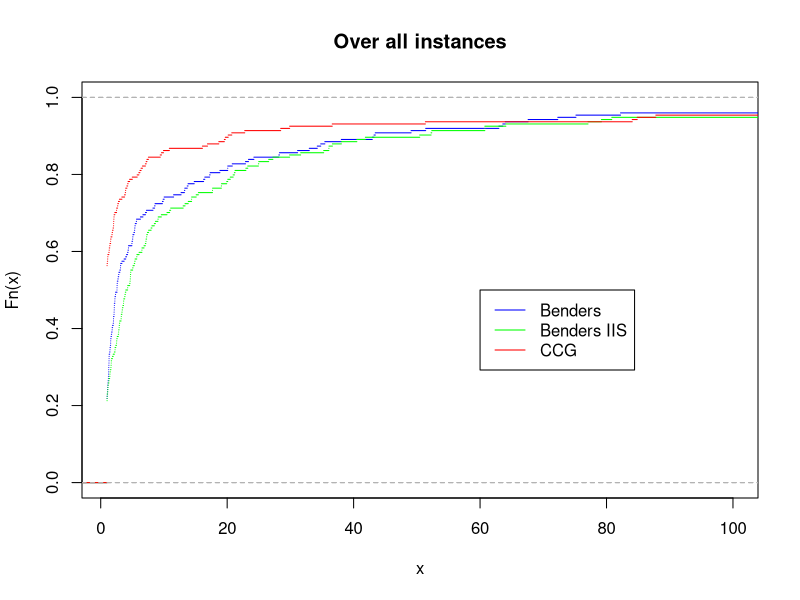
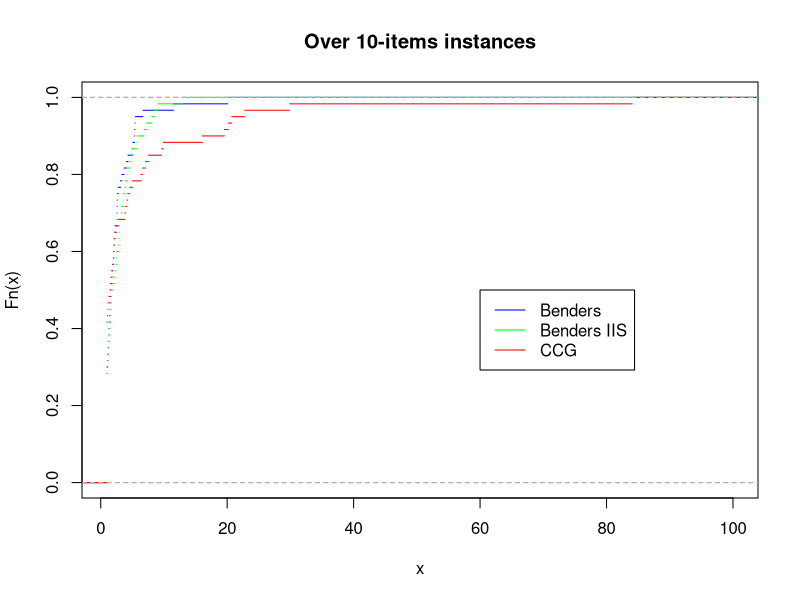
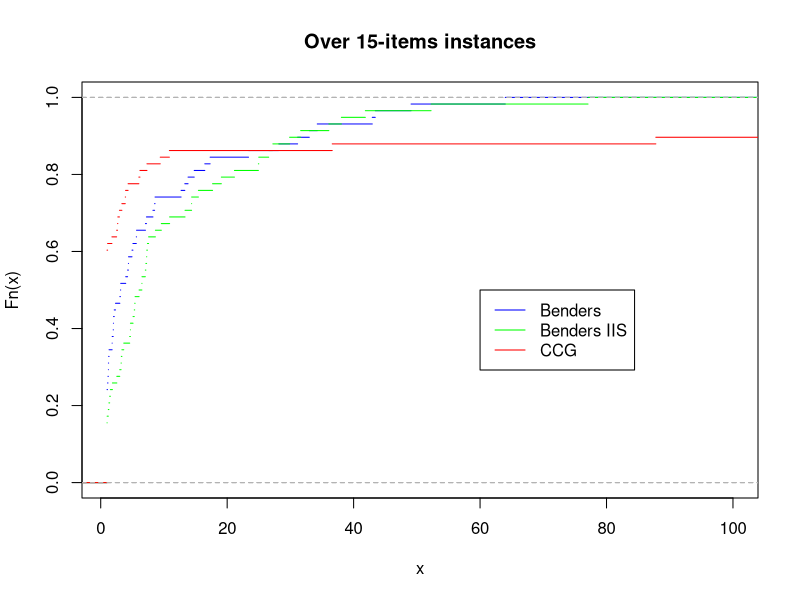
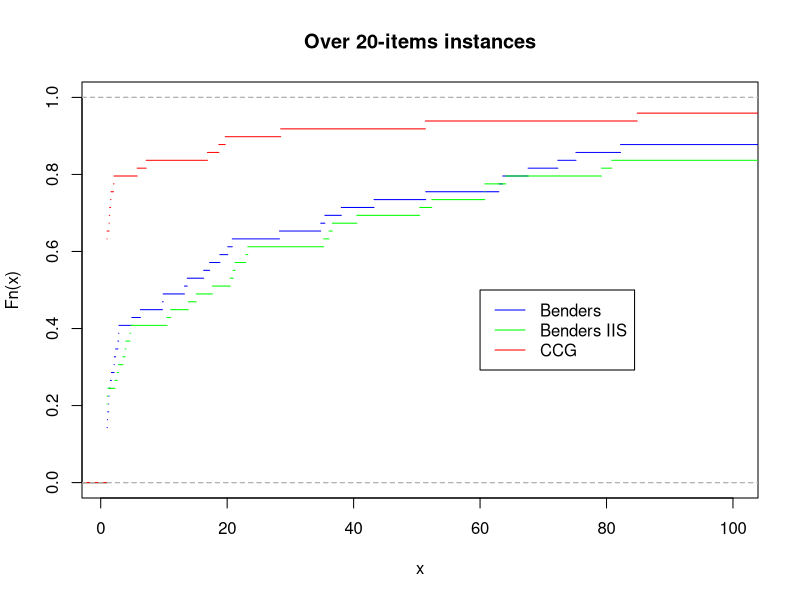
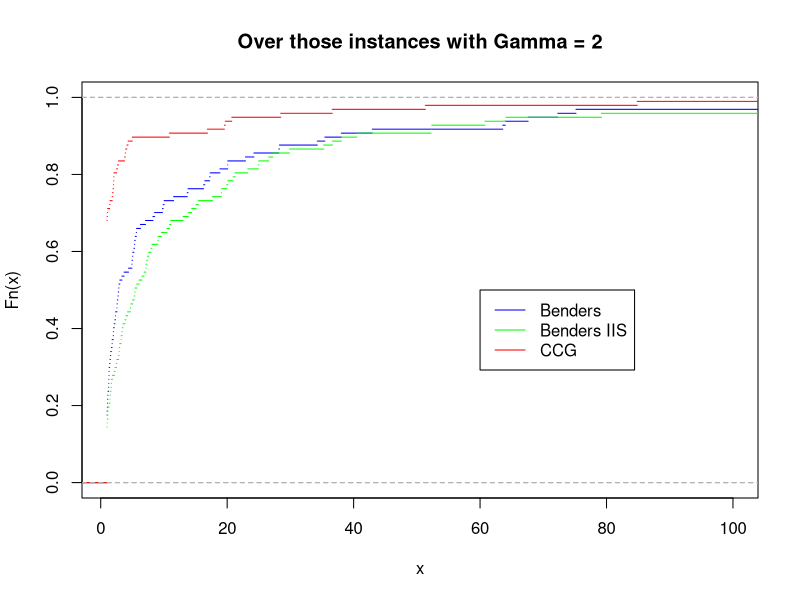
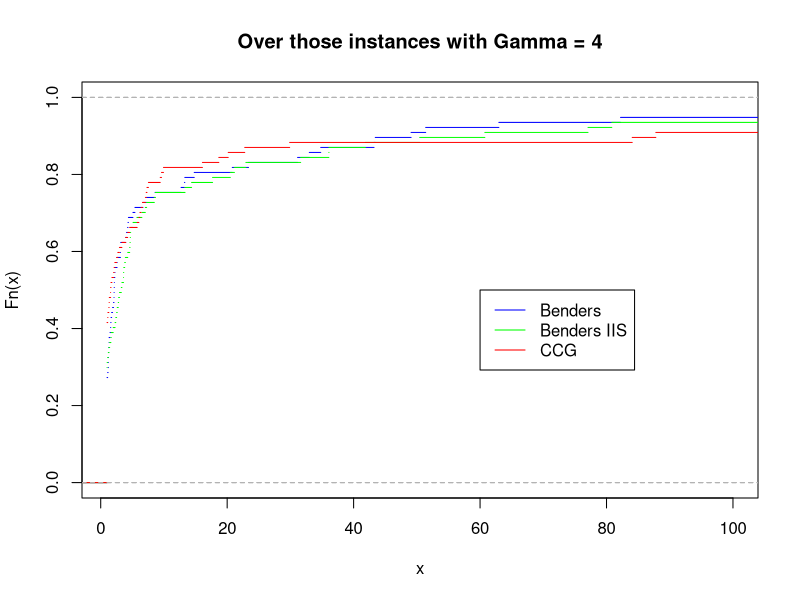

These charts were generated, in order, by the following R code:
## ---- chunk 1
library(rmarkdown)
## ---- chunk 2
benders = read.csv("./results_benders.csv", header = FALSE)
colnames(benders) <- c("instance", "gamma", "status", "reason", "objective", "time", "nodes")
## ---- chunk 3
paged_table(benders)
## ---- chunk 4
benders_IIS = read.csv("./results_benders_IIS.csv", header = FALSE)
colnames(benders_IIS) <- c("instance", "gamma", "status", "reason", "objective", "time", "nodes")
## ---- chunk 5
ccg = read.csv("./results_ccg.csv", header = FALSE)
colnames(ccg) <- c("instance", "gamma", "iter", "LB", "UB", "time", "inner_iter_1", "inner_iter_2")
## ---- chunk 6
paged_table(ccg)
## ---- chunk 7
results = merge(benders, ccg, by = c("instance", "gamma"))
results = results[,c("instance", "gamma", "objective", "time.x", "UB", "time.y")]
colnames(results) <- c("instance", "gamma", "obj_benders", "time_benders", "obj_ccg", "time_ccg")
results = merge(results, benders_IIS[,c("instance", "gamma", "objective", "time")], by = c("instance", "gamma"))
colnames(results) <- c("instance", "gamma", "obj_benders", "time_benders", "obj_ccg", "time_ccg", "obj_benders_IIS", "time_benders_IIS")
## ---- chunk 8
library(stringr)
parsed = t(apply(as.matrix(results$instance), 1, function(str)  str_extract_all(str, regex("([0-9]+)"))[[1]]))
results$n_knapsacks = as.double(parsed[,1])
results$n_items = as.double(parsed[,2])
results$alpha = as.double(parsed[,3]) / 100
## ---- chunk 9
if (sum(results$time_ccg > 3600) > 0) {
  results[results$time_ccg > 3600,]$time_ccg <- 3600
}

if (sum(results$time_benders > 3600) > 0) {
  results[results$time_benders > 3600,]$time_benders <- 3600
}

if (sum(results$time_benders_IIS > 3600) > 0) {
  results[results$time_benders_IIS > 3600,]$time_benders_IIS <- 3600
}
## ---- chunk 10
paged_table(results)
## ---- chunk 11
results[abs(results$obj_benders - results$obj_ccg) > 1e-3 & results$time_ccg < 3600 & results$time_benders < 3600, ][,c("instance", "obj_benders", "obj_ccg", "time_benders", "time_ccg")]
## ---- chunk 12
results[abs(results$obj_benders_IIS - results$obj_ccg) > 1e-3 & results$time_ccg < 3600 & results$time_benders_IIS < 3600, ][,c("instance", "obj_benders", "obj_ccg", "time_benders", "time_ccg")]
## ---- chunk 13
attemps = aggregate(results[,c("instance")], list(results$gamma, results$n_knapsacks, results$n_items, results$alpha), length)
colnames(attemps) <- c("gamma", "n_knapsacks", "n_items", "alpha", "total")
attemps = attemps[order(attemps$gamma, attemps$n_knapsacks, attemps$n_items, attemps$alpha),]
## ---- chunk 14
results$unsolved_benders = results$time_benders >= 3600
results$unsolved_ccg = results$time_ccg >= 3600
results$unsolved_benders_IIS = results$time_benders_IIS >= 3600
## ---- chunk 15
unsolved = aggregate(results[,c("unsolved_benders", "unsolved_ccg", "unsolved_benders_IIS")], list(results$gamma, results$n_knapsacks, results$n_items, results$alpha), sum)
colnames(unsolved) <- c("gamma", "n_knapsacks", "n_items", "alpha", "unsolved_benders", "unsolved_ccg", "unsolved_benders_IIS")
unsolved = unsolved[order(unsolved$gamma, unsolved$n_knapsacks, unsolved$n_items, unsolved$alpha),]
## ---- chunk 16
compute_mean_time <- function(column_with_time) {
  # We first consider only solved instances
  only_solved_instances = results[results[,column_with_time] < 3600,]
  
  # We then aggregate with summary
  cpu_times = aggregate(only_solved_instances[,column_with_time], list(only_solved_instances$gamma, only_solved_instances$n_knapsacks, only_solved_instances$n_items, only_solved_instances$alpha), summary)
  
  # Rename columns
  colnames(cpu_times) <- c("gamma", "n_knapsacks", "n_items", "alpha", "time")
  
  # Sort result by gamma, nb. of knapsacks, nb. of items and alpha
  cpu_times = cpu_times[order(cpu_times$gamma, cpu_times$n_knapsacks, cpu_times$n_items, cpu_times$alpha),]
  
  # Here, summary creates a nested data.frame, we unnest it
  cpu_times <- do.call(data.frame, cpu_times)
  
  # Remove rownames
  rownames(cpu_times) <- NULL
  
  return (cpu_times)
}

summary_time_benders = compute_mean_time("time_benders")
summary_time_ccg = compute_mean_time("time_ccg")
summary_time_benders_IIS = compute_mean_time("time_benders_IIS")
## ---- chunk 17
library(kableExtra)
## ---- chunk 18
print_summary_table <- function(time_column) {
  
  # Making table
  Table1 = cbind(attemps, unsolved[,c("unsolved_benders", "unsolved_benders_IIS", "unsolved_ccg")], summary_time_benders[,time_column], summary_time_benders_IIS[,time_column], summary_time_ccg[,time_column])
  colnames(Table1) <- c("Gamma", "K", "N", "alpha", "Total", "unsolved_benders", "unsolved_benders_IIS", "unsolved_ccg", "time_benders", "time_benders_IIS", "time_CCG")  
  rownames(Table1) <- NULL

  # Printing table
  knitr::kable(Table1, 
               digits = c(0,0,0,2,0,0,0,0,2,2,2), 
               col.names = c("$\\Gamma$", "$K$", "$N$", "$\\alpha$", "Total", "Benders", "Benders IIS", "CCG", "Benders", "Benders IIS", "CCG"), 
               caption = time_column) %>%
      kable_classic() %>%
      add_header_above(c(" " = 5, "Unsolved" = 3, "Time" = 3))
  
}

print_summary_table("time.Mean")
print_summary_table("time.1st.Qu.")
print_summary_table("time.Median")
print_summary_table("time.3rd.Qu.")
## ---- chunk 19
results$time_best = apply(results[,c("time_benders", "time_ccg", "time_benders_IIS")], 1, FUN = min)
## ---- chunk 20
results$perf_benders = results$time_benders / results$time_best
results$perf_ccg = results$time_ccg / results$time_best
results$perf_benders_IIS = results$time_benders_IIS / results$time_best
## ---- chunk 21
max_perf = max( max(results$perf_benders), max(results$perf_ccg), max(results$perf_benders_IIS) ) + 1

results$perf_benders[results$time_benders >= 3600] = max_perf
results$perf_ccg[results$time_ccg >= 3600] = max_perf
results$perf_benders_IIS[results$time_benders_IIS >= 3600] = max_perf
## ---- chunk 22
plot_performance_profile <- function(data, xlim = c(1, max_perf), ylim = c(0., 1.), title = "Performance profile") {
  
  perf_profile_benders = ecdf(data[,"perf_benders"])
  perf_profile_ccg = ecdf(data[,"perf_ccg"])
  perf_profile_benders_IIS = ecdf(data[,"perf_benders_IIS"])
  
  plot(perf_profile_benders, col = "blue", xlim = xlim, ylim = ylim, lty = "solid", cex = 0, main = title)
  lines(perf_profile_benders_IIS, col = "green", xlim = xlim, ylim = ylim, lty = "solid", cex = 0)
  lines(perf_profile_ccg, col = "red", xlim = xlim, ylim = ylim, lty = "solid", cex = 0)
  
  legend(
    60, .5, legend = c("Benders", "Benders IIS", "CCG"), col = c("blue", "green", "red"), lty = c("solid", "solid", "solid")
  )
  
}

xlim = c(1, 100)

plot_performance_profile(results, title = "Over all instances", xlim = xlim)
plot_performance_profile(results[results$n_items == 10,], title = "Over 10-items instances", xlim = xlim)
plot_performance_profile(results[results$n_items == 15,], title = "Over 15-items instances", xlim = xlim)
plot_performance_profile(results[results$n_items == 20,], title = "Over 20-items instances", xlim = xlim)
plot_performance_profile(results[results$gamma == 2,], title = "Over those instances with Gamma = 2", xlim = xlim)
plot_performance_profile(results[results$gamma == 4,], title = "Over those instances with Gamma = 4", xlim = xlim)
